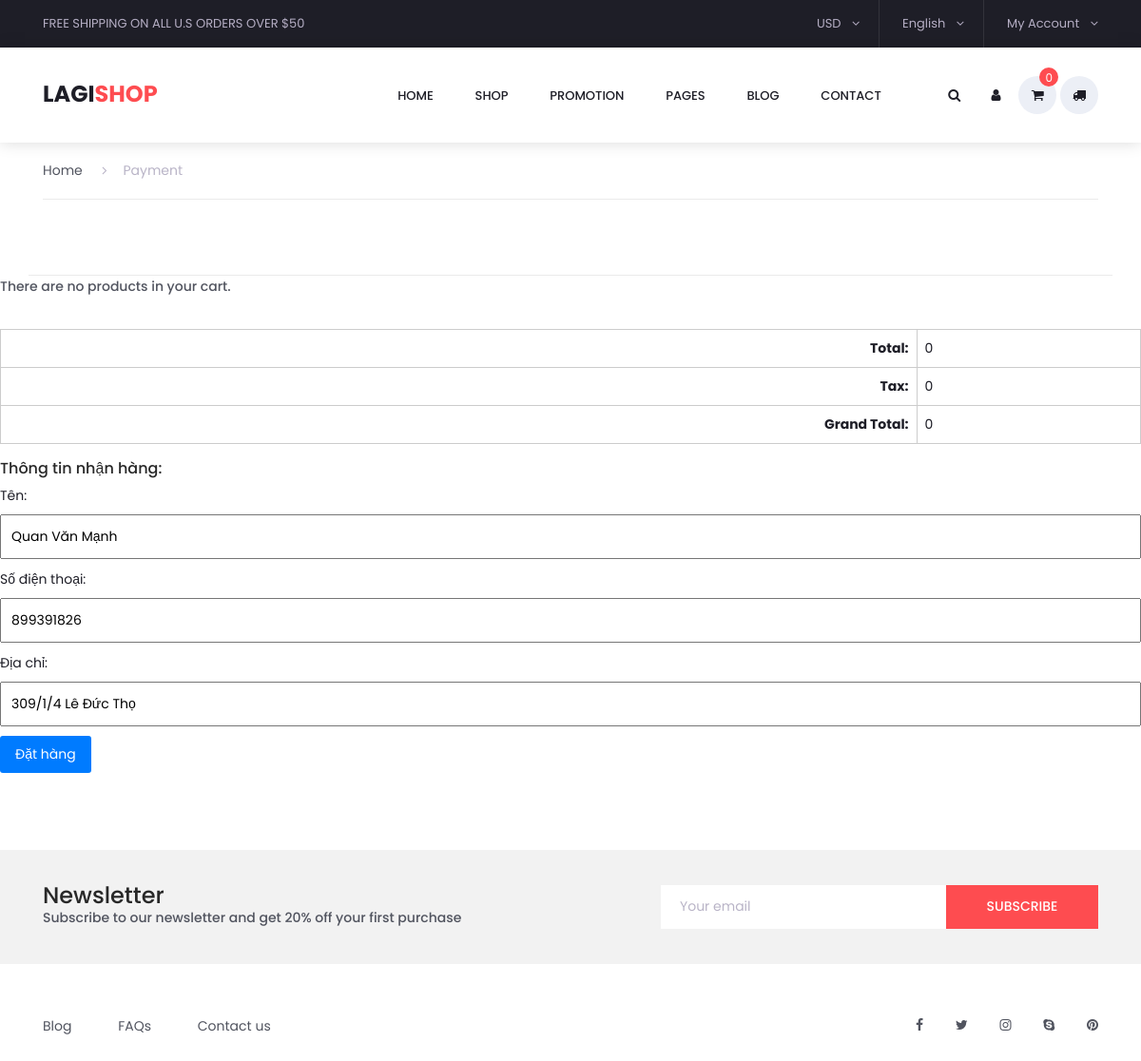
Screenshot of /doan/Shop_php/payment.php (signed in) with the database file from the repository.
### tables this page shows
CREATE TABLE `user` (
  `userId` int(11) NOT NULL,
  `name` varchar(255) NOT NULL,
  `username` varchar(255) NOT NULL,
  `userPassword` varchar(255) NOT NULL,
  `email` varchar(255) NOT NULL,
  `gioiTinh` varchar(255) NOT NULL,
  `sdt` varchar(20) NOT NULL,
  `ngaySinh` varchar(255) NOT NULL,
  `diaChi` varchar(200) NOT NULL,
  `isActive` int(11) NOT NULL DEFAULT 0
);

### doan/Shop_php/payment.php (the view, shortened to what this page needs)
<!DOCTYPE html>
<html lang="en">
<head>
    <link rel="stylesheet" type="text/css" href="styles/bootstrap4/bootstrap.min.css">
    <link href="plugins/font-awesome-4.7.0/css/font-awesome.min.css" rel="stylesheet" type="text/css">
    <link rel="stylesheet" type="text/css" href="plugins/OwlCarousel2-2.2.1/owl.carousel.css">
    <link rel="stylesheet" type="text/css" href="plugins/OwlCarousel2-2.2.1/owl.theme.default.css">
    <link rel="stylesheet" type="text/css" href="plugins/OwlCarousel2-2.2.1/animate.css">
    <link rel="stylesheet" href="plugins/themify-icons/themify-icons.css">
    <link rel="stylesheet" type="text/css" href="plugins/jquery-ui-1.12.1.custom/jquery-ui.css">
    <link rel="stylesheet" type="text/css" href="styles/contact_styles.css">
    <link rel="stylesheet" type="text/css" href="styles/contact_responsive.css">
</head>
<body>
    <?php include 'inc/header.php' ?>
    <div class="super_container">
        <div class="container contact_container">
            <div class="row">
                <div class="col product_section clearfix">
                    <div class="breadcrumbs d-flex flex-row align-items-center">
                        <ul>
                            <li><a href="index.php">Home</a></li>
                            <li class="active"><a href="#"><i class="fa fa-angle-right" aria-hidden="true"></i>Payment</a></li>
                        </ul>
                    </div>
                </div>
            </div>
        </div>
        <?php
        $db = new Database();
        $conn = $db->connect();
        $sql = "SELECT *
                FROM cart
                JOIN product ON cart.productId = product.productId
                WHERE userId = $userId";
        $result = $conn->query($sql);
        $total = 0;
        $i = 0;
        ?>
        <?php if ($result->num_rows > 0) : ?>
            <div class="container single_product_container">
                <table>
                    <thead>
                        <tr>
                            <th>Product ID</th>
                            <th>Product Name</th>
                            <th>Price</th>
                            <th>Quantity</th>
                            <th>Image</th>
                        </tr>
                    </thead>
                    <tbody>
                        <?php while ($row = $result->fetch_assoc()) : ?>
                            <tr>
                                <td><?php echo $row["productId"]; ?></td>
                                <td><?php echo $row["productName"]; ?></td>
                                <td><?php echo $row["price_discount"]; ?></td>
                                <td>
                                    <?php echo $row["quantity"]; ?></td>
                                </td>
                                <td><img src='<?php echo "admin/" . $row["image"]; ?>' alt='Product Image' width='100'></td>
                                <?php $total += $row['price_discount'] * $row['quantity'];
                                $i++; ?>
                                <form method='POST' action='donhang.php'>
                                    <input type="hidden" name="products[<?php echo $i; ?>][productId]" value="<?php echo $row['productId']; ?>">
                                    <input type="hidden" name="products[<?php echo $i; ?>][productName]" value="<?php echo $row['productName']; ?>">
                                    <input type="hidden" name="products[<?php echo $i; ?>][price_discount]" value="<?php echo $row['price']; ?>">
                                    <input type="hidden" name="products[<?php echo $i; ?>][image]" value="<?php echo $row['image']; ?>">
                                    <input type="hidden" name="products[<?php echo $i; ?>][quantity]" value="<?php echo $row['quantity']; ?>">
                            </tr>
                        <?php endwhile; ?>
                    </tbody>
                </table>
            <?php else : ?>
                <p>There are no products in your cart.</p>
            <?php endif; ?>
            <?php
            $tax = $total * 0.1;
            $grandTotal = $total + $tax;
            ?>
            <div class="cart-totals">
                <table>
                    <tbody>
                        <tr>
                            <td>Total:</td>
                            <td><?php echo $total; ?></td>
                        </tr>
                        <tr>
                            <td>Tax:</td>
                            <td><?php echo $tax; ?></td>
                        </tr>
                        <tr>
                            <td>Grand Total:</td>
                            <td><?php echo $grandTotal; ?></td>
                        </tr>
                    </tbody>
                </table>
            </div>
            <?php
            $sql1 = "SELECT * FROM user WHERE userId = $userId";
            $result = $conn->query($sql1);
            if ($result->num_rows > 0) {
                while ($row = $result->fetch_assoc()) {
                    echo "<form method='POST' action='donhang.php'>";
            ?>
                    <div class="sidebar_title">
                        <h5>Thông tin nhận hàng:</h5>
                    </div>
                    <label for="recipientName">Tên:</label>
                    <input type="text" id="recipientName" name="recipientName" value="<?php echo $row['name']; ?>"><br>
                    <label for="recipientPhone">Số điện thoại:</label>
                    <input type="tel" id="recipientPhone" name="recipientPhone" value="<?php echo $row['sdt']; ?>"><br>
                    <label for="recipientAddress">Địa chỉ:</label>
                    <input type="text" id="recipientAddress" name="recipientAddress" value="<?php echo $row['diaChi']; ?>"><br>
            <?php
                    echo "<input type='submit' name='checkout' value='Đặt hàng'>";
                    echo "</form>";
                }
            } else {
                echo "There are no products in your cart.";
            }
            ?>
            </div>
            <div class="newsletter">
                <div class="container">
                    <div class="row">
                        <div class="col-lg-6">
                            <div class="newsletter_text d-flex flex-column justify-content-center align-items-lg-start align-items-md-center text-center">
                                <h4>Newsletter</h4>
                                <p>Subscribe to our newsletter and get 20% off your first purchase</p>
                            </div>
                        </div>
                        <div class="col-lg-6">
                            <form action="post">
                                <div class="newsletter_form d-flex flex-md-row flex-column flex-xs-column align-items-center justify-content-lg-end justify-content-center">
                                    <input id="newsletter_email" type="email" placeholder="Your email" required="required" data-error="Valid email is required.">
                                    <button id="newsletter_submit" type="submit" class="newsletter_submit_btn trans_300" value="Submit">subscribe</button>
                                </div>
                            </form>
                        </div>
                    </div>
                </div>
            </div>
            <?php include 'inc/footer.php'; ?>
</body>
</html>

### doan/Shop_php/styles/contact_styles.css (style rules this page uses)
* { margin: 0; padding: 0; }
body { font-family: 'Poppins', sans-serif; font-size: 14px; line-height: 23px; font-weight: 400; background: #FFFFFF; color: #1e1e27; }
div { display: block; position: relative; -webkit-box-sizing: border-box; -moz-box-sizing: border-box; box-sizing: border-box; }
ul { list-style: none; margin-bottom: 0px; }
p { font-family: 'Poppins', sans-serif; font-size: 14px; line-height: 1.7; font-weight: 500; color: #51545f; -webkit-font-smoothing: antialiased; -webkit-text-shadow: rgba(0,0,0,.01) 0 0 1px; text-shadow: rgba(0,0,0,.01) 0 0 1px; }
a, a:hover, a:visited, a:active, a:link { text-decoration: none; -webkit-font-smoothing: antialiased; -webkit-text-shadow: rgba(0,0,0,.01) 0 0 1px; text-shadow: rgba(0,0,0,.01) 0 0 1px; }
h4 { font-size: 24px; }
h5 { font-size: 16px; }
h1, h2, h3, h4, h5, h6 { font-family: 'Poppins', sans-serif; color: #282828; -webkit-font-smoothing: antialiased; -webkit-text-shadow: rgba(0,0,0,.01) 0 0 1px; text-shadow: rgba(0,0,0,.01) 0 0 1px; }
.clearfix::before, .clearfix::after { content: ""; display: table; }
.clearfix::after { clear: both; }
.clearfix { zoom: 1; }
.trans_300 { -webkit-transition: all 300ms ease; -moz-transition: all 300ms ease; -ms-transition: all 300ms ease; -o-transition: all 300ms ease; transition: all 300ms ease; }
.super_container { width: 100%; overflow: hidden; }
.breadcrumbs { width: 100%; height: 60px; border-bottom: solid 1px #ebebeb; margin-bottom: 79px; }
.breadcrumbs ul li { display: inline-block; margin-right: 17px; }
.breadcrumbs ul li.active a { color: #b9b4c7; }
.breadcrumbs ul li i { margin-right: 17px; }
.breadcrumbs ul li a { color: #51545f; }
.contact_container { margin-top: 150px; padding-bottom: 80px; border-bottom: solid 1px #ebebeb; }
.newsletter { width: 100%; background: #f2f2f2; margin-top: 81px; }
.newsletter_text { height: 120px; }
.newsletter_text h4 { margin-bottom: 0px; line-height: 24px; }
.newsletter_text p { margin-bottom: 0px; line-height: 1.7; color: #51545f; }
.newsletter_form { height: 120px; }
#newsletter_email { width: 300px; height: 46px; background: #FFFFFF; border: none; font-size: 14px; padding-left: 20px; }
.newsletter_submit_btn { width: 160px; height: 46px; border: none; background: #fe4c50; color: #FFFFFF; font-size: 14px; font-weight: 500; text-transform: uppercase; cursor: pointer; }

### doan/Shop_php/payment.php (style rules this page uses)
.contact_container { margin-top: 150px; padding-bottom: 0px; border-bottom: solid 1px #ebebeb; }
.super_container { width: 100%; overflow: hidden; }
table { width: 100%; border-collapse: collapse; margin-bottom: 1rem; }
td { text-align: left; padding: 0.5rem; border: 1px solid #ccc; }
.cart-totals { margin-top: 2rem; }
.cart-totals table { margin-top: 1rem; }
.cart-totals td:first-child { text-align: right; font-weight: bold; }
input[type="submit"] { padding: 0.5rem 1rem; background-color: #007bff; color: #fff; border: none; cursor: pointer; border-radius: 3px; }
input[type="text"], input[type="tel"] { width: 100%; padding: 10px; margin-bottom: 10px; box-sizing: border-box; }

### rows the page displays
user: recipientName "Quan Văn Mạnh", recipientPhone "899391826", recipientAddress "309/1/4 Lê Đức Thọ"

### other values shown
$cartItemCount "0"
$total "0"
$tax "0"
$grandTotal "0"
